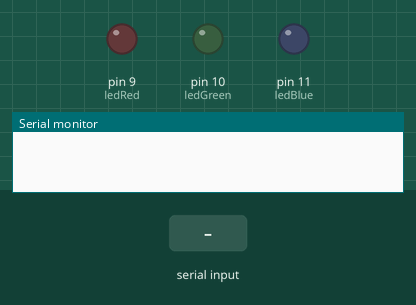
This sketch was run on a simulated Arduino Uno, built with avr-gcc and run on an emulated ATmega328P. On the bench: output pins drawn as LEDs (lit = HIGH), the last lines printed to the serial monitor. The inputs (shaded band) are chosen by the test bench.

Above: at 1.2 s.
1.3 s: "r" received over the second serial link
At 2.5 s:
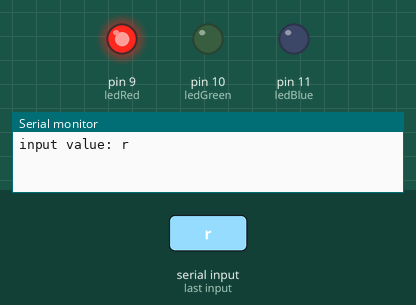
2.8 s: "g" received over the second serial link
At 3.6 s:
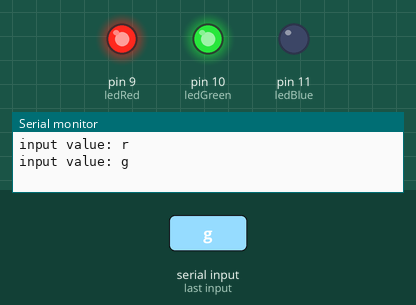
4.3 s: "rx" received over the second serial link
At 5.0 s:
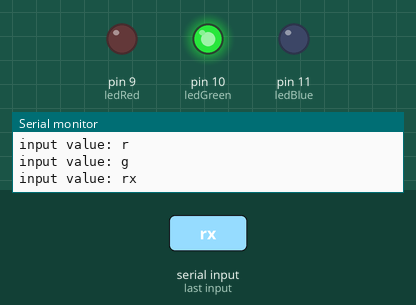
5.8 s: "b" received over the second serial link
At 7.0 s:
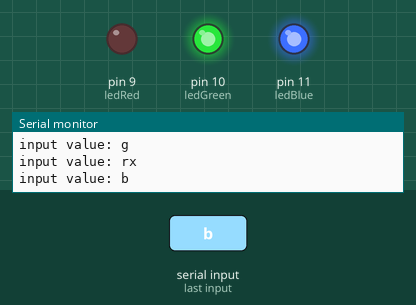
7.3 s: "gx" received over the second serial link
At 8.4 s:
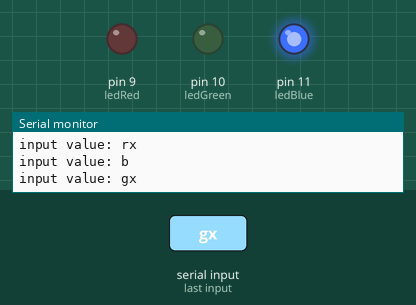
8.8 s: "r" received over the second serial link
At 9.4 s:
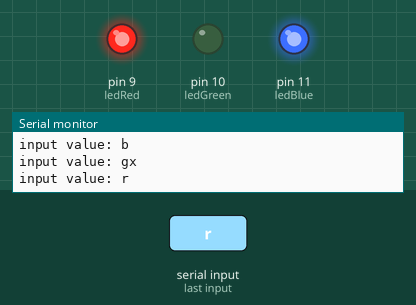
Timing chart, 0 to 11.3 s (numbered marks = the images above; inputs shaded):
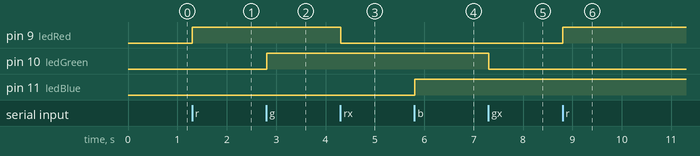

The sketch:

bluetooth_LCD.ino
```cpp
#include <SoftwareSerial.h> //시리얼통신 라이브러리 호출

int blueTx=3;   //Tx (보내는핀 설정)
int blueRx=2;   //Rx (받는핀 설정)
SoftwareSerial mySerial(blueTx, blueRx);  //시리얼 통신을 위한 객체선언
String myString="";

int ledRed = 9;
int ledGreen = 10;
int ledBlue = 11;

void setup()
{
  Serial.begin(9600);
  mySerial.begin(9600); //블루투스 시리얼
  pinMode(ledRed, OUTPUT);
  pinMode(ledGreen, OUTPUT);
  pinMode(ledBlue, OUTPUT);
}
void loop(){
  while (mySerial.available() > 0)
  {
    char myChar = (char)mySerial.read();
    myString+=myChar;
    delay(5);
  }
 if(!myString.equals(""))
 {
  Serial.println("input value: "+myString);

   if(myString=="r")
   {
    digitalWrite(ledRed,HIGH);
   }
   if(myString=="rx")
   {
    digitalWrite(ledRed,LOW);
   }
    if(myString=="g")
   {
    digitalWrite(ledGreen,HIGH);
   }
   if(myString=="gx")
   {
    digitalWrite(ledGreen,LOW);
   }
  if(myString=="b")
   {
    digitalWrite(ledBlue,HIGH);
   }
   if(myString=="bx")
   {
    digitalWrite(ledBlue,LOW);
   }
  myString="";
 }
 }
```

Measured:
- after the input at 1.3 s, pin 9 (ledRed): LOW → HIGH at once
- after the input at 2.8 s, pin 10 (ledGreen): LOW → HIGH at once
- after the input at 4.3 s, pin 9 (ledRed): HIGH → LOW at once
- after the input at 5.8 s, pin 11 (ledBlue): LOW → HIGH at once
- after the input at 7.3 s, pin 10 (ledGreen): HIGH → LOW at once
- after the input at 8.8 s, pin 9 (ledRed): LOW → HIGH at once
